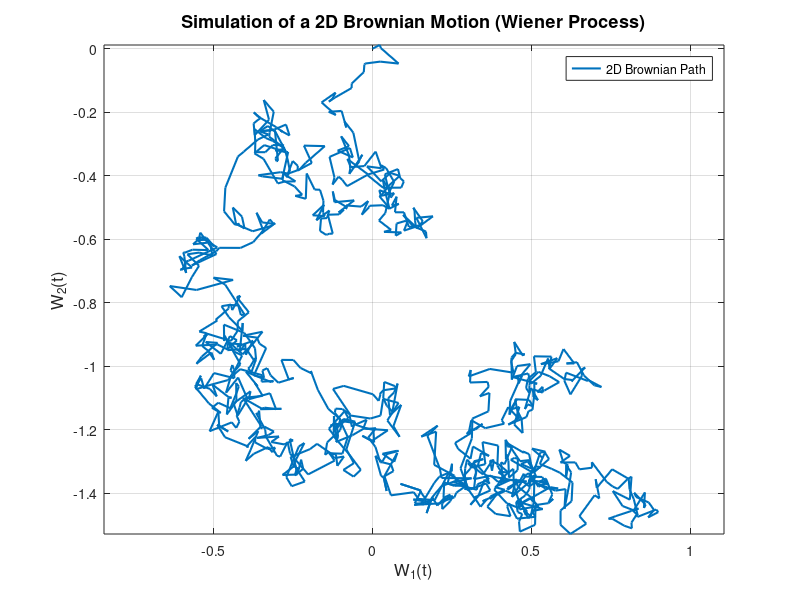

Write the MATLAB code that produced this figure.
function [] = Brownian_Motion2d()
% -----------------------------------------------------------
% Function: Brownien_Motion2d
% Task: Simulate and plot a 2D Brownian Motion (two independent Wiener processes)
% -----------------------------------------------------------
% Author: Etienne Trédan
% Description:
%   This script simulates a two-dimensional Brownian Motion (W1_t, W2_t)
%   over the time interval [0, T] using discrete time steps.
%
%   Each component follows:
%       W_i(0) = 0
%       W_i(t+Δt) = W_i(t) + sqrt(Δt) * ε_t,  where ε_t ~ N(0,1)
%
%   The two processes are independent.
%
% -----------------------------------------------------------

    % --- Parameters ---
    T = 1;                 % Total time horizon
    N = 1000;              % Number of time steps
    delta_t = T / N;       % Time step size

    % --- Initialization ---
    W1 = zeros(1, N+1);    % First Brownian component
    W2 = zeros(1, N+1);    % Second Brownian component
    W1(1) = 0;             % Initial condition for W1
    W2(1) = 0;             % Initial condition for W2

    % --- Simulation Loop ---
    for n = 1:N
        W1(n+1) = W1(n) + sqrt(delta_t) * randn; % Increment for W1
        W2(n+1) = W2(n) + sqrt(delta_t) * randn; % Increment for W2
    end

    % --- Plot Results ---
    figure;
    plot(W1, W2, 'LineWidth', 1.5);
    grid on;
    axis equal; % keep the same scale on both axes for clarity

    % --- Plot Formatting ---
    title('Simulation of a 2D Brownian Motion (Wiener Process)', 'FontSize', 13);
    xlabel('W_1(t)', 'FontSize', 12);
    ylabel('W_2(t)', 'FontSize', 12);
    legend('2D Brownian Path', 'Location', 'best');

end
